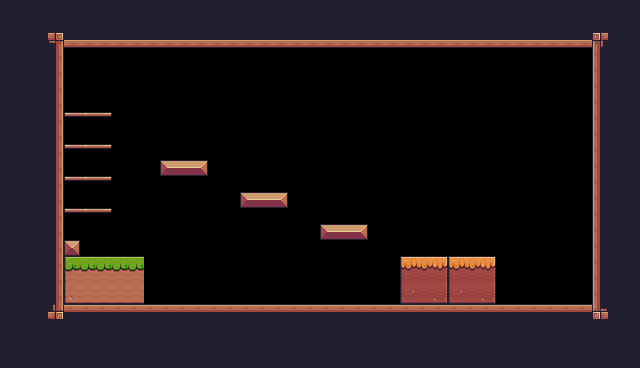

Below is a game level as drawn by its tile map, then a one-line description and the .tmx file that defines it, in full:
An orthogonal 40x23 tile map with 16x16 px tiles, 1 tile layer (BG) and 14 objects (4x Platform, Player).

<map version="1.10" tiledversion="1.10.2" orientation="orthogonal" renderorder="right-down" width="40" height="23" tilewidth="16" tileheight="16" infinite="0" nextlayerid="4" nextobjectid="24">
 <tileset firstgid="1" source="Topia Adventure.tsx" />
 <layer id="1" name="BG" width="40" height="23">
  <properties>
   <property name="BackgroundColor" value="Gray" />
  </properties>
  <data encoding="csv">
24,24,24,24,24,24,24,24,24,24,24,24,24,24,24,24,24,24,24,24,24,24,24,24,24,24,24,24,24,24,24,24,24,24,24,24,24,24,24,24,
24,24,24,24,24,24,24,24,24,24,24,24,24,24,24,24,24,24,24,24,24,24,24,24,24,24,24,24,24,24,24,24,24,24,24,24,24,24,24,24,
24,24,24,91,134,134,134,134,134,134,134,134,134,134,134,134,134,134,134,134,134,134,134,134,134,134,134,134,134,134,134,134,134,134,134,134,134,89,24,24,
24,24,24,113,0,0,0,0,0,0,0,0,0,0,0,0,0,0,0,0,0,0,0,0,0,0,0,0,0,0,0,0,0,0,0,0,0,111,24,24,
24,24,24,113,0,0,0,0,0,0,0,0,0,0,0,0,0,0,0,0,0,0,0,0,0,0,0,0,0,0,0,0,0,0,0,0,0,111,24,24,
24,24,24,113,0,0,0,0,0,0,0,0,0,0,0,0,0,0,0,0,0,0,0,0,0,0,0,0,0,0,0,0,0,0,0,0,0,111,24,24,
24,24,24,113,0,0,0,0,0,0,0,0,0,0,0,0,0,0,0,0,0,0,0,0,0,0,0,0,0,0,0,0,0,0,0,0,0,111,24,24,
24,24,24,113,40,41,42,0,0,0,0,0,0,0,0,0,0,0,0,0,0,0,0,0,0,0,0,0,0,0,0,0,0,0,0,0,0,111,24,24,
24,24,24,113,0,0,0,0,0,0,0,0,0,0,0,0,0,0,0,0,0,0,0,0,0,0,0,0,0,0,0,0,0,0,0,0,0,111,24,24,
24,24,24,113,40,41,42,0,0,0,0,0,0,0,0,0,0,0,0,0,0,0,0,0,0,0,0,0,0,0,0,0,0,0,0,0,0,111,24,24,
24,24,24,113,0,0,0,0,0,0,13,14,15,0,0,0,0,0,0,0,0,0,0,0,0,0,0,0,0,0,0,0,0,0,0,0,0,111,24,24,
24,24,24,113,40,41,42,0,0,0,0,0,0,0,0,0,0,0,0,0,0,0,0,0,0,0,0,0,0,0,0,0,0,0,0,0,0,111,24,24,
24,24,24,113,0,0,0,0,0,0,0,0,0,0,0,13,14,15,0,0,0,0,0,0,0,0,0,0,0,0,0,0,0,0,0,0,0,111,24,24,
24,24,24,113,40,41,42,0,0,0,0,0,0,0,0,0,0,0,0,0,0,0,0,0,0,0,0,0,0,0,0,0,0,0,0,0,0,111,24,24,
24,24,24,113,0,0,0,0,0,0,0,0,0,0,0,0,0,0,0,0,13,14,15,0,0,0,0,0,0,0,0,0,0,0,0,0,0,111,24,24,
24,24,24,113,35,0,0,0,0,0,0,0,0,0,0,0,0,0,0,0,0,0,0,0,0,0,0,0,0,0,0,0,0,0,0,0,0,111,24,24,
24,24,24,113,7,8,8,8,8,0,0,0,0,0,0,0,0,0,0,0,0,0,0,0,0,95,96,97,95,96,97,0,0,0,0,0,0,111,24,24,
24,24,24,113,29,30,30,30,30,0,0,0,0,0,0,0,0,0,0,0,0,0,0,0,0,117,118,119,117,118,119,0,0,0,0,0,0,111,24,24,
24,24,24,113,51,52,52,52,52,0,0,0,0,0,0,0,0,0,0,0,0,0,0,0,0,139,140,141,139,140,141,0,0,0,0,0,0,111,24,24,
24,24,24,135,90,90,90,90,90,90,90,90,90,90,90,90,90,90,90,90,90,90,90,90,90,90,90,90,90,90,90,90,90,90,90,90,90,133,24,24,
24,24,24,24,24,24,24,24,24,24,24,24,24,24,24,24,24,24,24,24,24,24,24,24,24,24,24,24,24,24,24,24,24,24,24,24,24,24,24,24,
24,24,24,24,24,24,24,24,24,24,24,24,24,24,24,24,24,24,24,24,24,24,24,24,24,24,24,24,24,24,24,24,24,24,24,24,24,24,24,24,
24,24,24,24,24,24,24,24,24,24,24,24,24,24,24,24,24,24,24,24,24,24,24,24,24,24,24,24,24,24,24,24,24,24,24,24,24,24,24,24
</data>
 </layer>
 <objectgroup id="3" name="Collisions">
  <object id="6" x="64" y="32" width="544" height="16" />
  <object id="8" x="48" y="32" width="16" height="288" />
  <object id="9" x="48" y="304" width="560" height="16" />
  <object id="10" x="592" y="32" width="16" height="288" />
  <object id="11" x="320" y="224" width="48" height="16" />
  <object id="12" x="240" y="192" width="48" height="16" />
  <object id="13" x="400" y="256" width="96" height="48" />
  <object id="14" x="160" y="160" width="48" height="16" />
  <object id="15" x="64" y="256" width="80" height="48" />
  <object id="19" type="Platform" x="64" y="144" width="48" height="16" />
  <object id="21" type="Platform" x="64" y="176" width="48" height="16" />
  <object id="22" type="Platform" x="64" y="208" width="48" height="16" />
  <object id="23" type="Platform" x="64" y="112" width="48" height="16" />
 </objectgroup>
 <objectgroup id="2" name="Spawnpoints">
  <object id="1" name="Player" type="Player" x="288.652" y="247.727" width="32" height="32" />
 </objectgroup>
</map>
